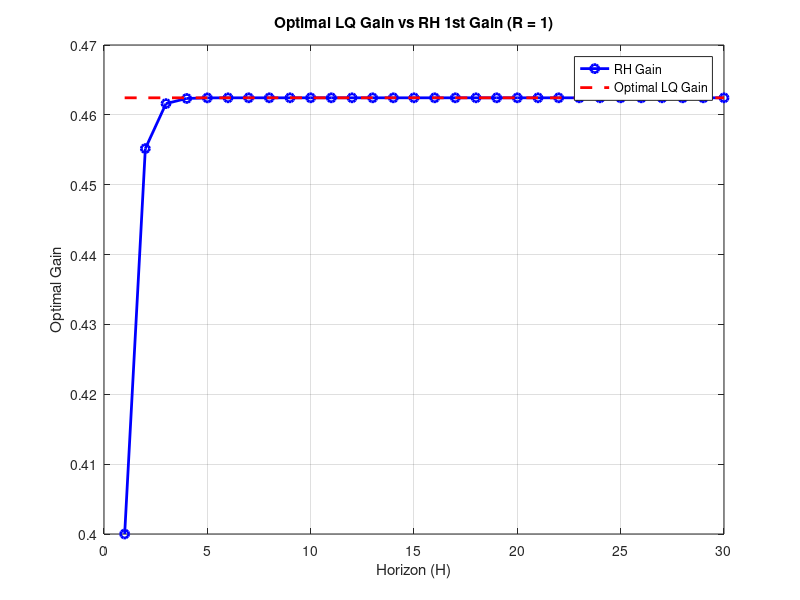
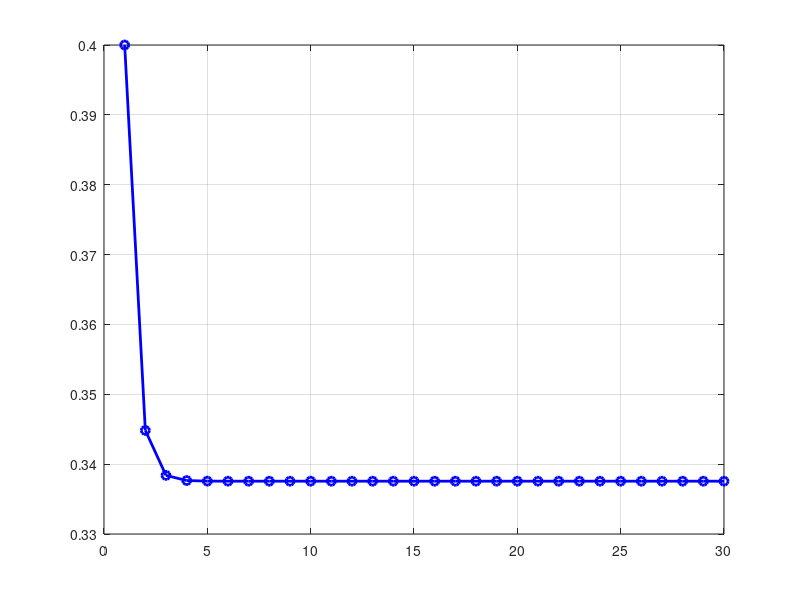

Recreate these plots in MATLAB, in order. (Note: this script raises an error after producing the figures.)
clear , clc, close all;


%% Exercise 1 - (2nd Plant) - R = 1

% Define system matrices
A = 0.8;
B = 1;
C = 1;

% Define weight matrices
Q = transpose(C) * C;
R = 1;

% Compute optimal LQ gain using dlqr
[K_LQ, S, ~] = dlqr(A, B, Q, R);

eigenvalues = eig(A - B*K_LQ);

%% Exercise 2 - (2nd Plant) - R = 1

% Initialize horizon H values
H_values = 1:30;

% Initialize arrays to store optimal RH gains
K_RH_values = zeros(size(H_values));
RH_eigenvalues = zeros(size(H_values));

% Compute optimal RH gain for each horizon value
for i = 1:length(H_values)
    H = H_values(i);
    
    % Compute matrices W and Pi
    W = zeros(H);
    Pi = zeros(1, H);
    for j = 1:H
        for k = 1:j
            W(j, k) = C * A^(j-k) * B;
        end
        Pi(j) = C * A^(j);
    end

    % Compute optimal RH gain
    M = W' * W + R * eye(H);
    K_RH = inv(M) * W' * Pi';
    K_RH_values(i) = K_RH(1);
    RH_eigenvalues(i) = eig(A - B*K_RH(1));
end

% Plot optimal RH gain as a function of H
figure;
plot(H_values, K_RH_values, 'b-o', 'LineWidth', 2);
hold on;
grid on;
optimal_LQ_gain = repmat(K_LQ, size(H_values));
plot(H_values, optimal_LQ_gain, 'r--', 'LineWidth', 2);
xlabel('Horizon (H)');
ylabel('Optimal Gain');
legend('RH Gain', 'Optimal LQ Gain');
title('Optimal LQ Gain vs RH 1st Gain (R = 1)');

%% Exercise 3 - (2nd Plant) - R = 1

figure;
plot(H_values, RH_eigenvalues, 'b-o', 'LineWidth', 2);
hold on;
grid on;
yline(1, 'r--', 'LineWidth', 2);
xlabel('Horizon (H)');
ylabel('Eigenvalues');
title('Closed-Loop eigenvalues (R = 1)');



%% Exercise 1 - (2nd Plant) - R = 10

% Define system matrices
A = 0.8;
B = 1;
C = 1;

% Define weight matrices
Q = transpose(C) * C;
R = 10;

% Compute optimal LQ gain using dlqr
[K_LQ, S, ~] = dlqr(A, B, Q, R);

eigenvalues = eig(A - B*K_LQ);

%% Exercise 2 - (2nd Plant) - R = 10

% Initialize horizon H values
H_values = 1:30;

% Initialize arrays to store optimal RH gains
K_RH_values = zeros(size(H_values));
RH_eigenvalues = zeros(size(H_values));

% Compute optimal RH gain for each horizon value
for i = 1:length(H_values)
    H = H_values(i);
    
    % Compute matrices W and Pi
    W = zeros(H);
    Pi = zeros(1, H);
    for j = 1:H
        for k = 1:j
            W(j, k) = C * A^(j-k) * B;
        end
        Pi(j) = C * A^(j);
    end

    % Compute optimal RH gain
    M = W' * W + R * eye(H);
    K_RH = inv(M) * W' * Pi';
    K_RH_values(i) = K_RH(1);
    RH_eigenvalues(i) = eig(A - B*K_RH(1));
end

% Plot optimal RH gain as a function of H
figure;
plot(H_values, K_RH_values, 'b-o', 'LineWidth', 2);
hold on;
grid on;
optimal_LQ_gain = repmat(K_LQ, size(H_values));
plot(H_values, optimal_LQ_gain, 'r--', 'LineWidth', 2);
xlabel('Horizon (H)');
ylabel('Optimal Gain');
legend('RH Gain', 'Optimal LQ Gain');
title('Optimal LQ Gain vs RH 1st Gain (R = 10)');

%% Exercise 3 - (2nd Plant) - R = 10

figure;
plot(H_values, RH_eigenvalues, 'b-o', 'LineWidth', 2);
hold on;
grid on;
yline(1, 'r--', 'LineWidth', 2);
xlabel('Horizon (H)');
ylabel('Eigenvalues');
title('Closed-Loop eigenvalues (R = 10)');

%% Exercise 1 - (2nd Plant) - R = 100

% Define system matrices
A = 0.8;
B = 1;
C = 1;

% Define weight matrices
Q = transpose(C) * C;
R = 100;

% Compute optimal LQ gain using dlqr
[K_LQ, S, ~] = dlqr(A, B, Q, R);

eigenvalues = eig(A - B*K_LQ);

%% Exercise 2 - (2nd Plant) - R = 100

% Initialize horizon H values
H_values = 1:30;

% Initialize arrays to store optimal RH gains
K_RH_values = zeros(size(H_values));
RH_eigenvalues = zeros(size(H_values));

% Compute optimal RH gain for each horizon value
for i = 1:length(H_values)
    H = H_values(i);
    
    % Compute matrices W and Pi
    W = zeros(H);
    Pi = zeros(1, H);
    for j = 1:H
        for k = 1:j
            W(j, k) = C * A^(j-k) * B;
        end
        Pi(j) = C * A^(j);
    end

    % Compute optimal RH gain
    M = W' * W + R * eye(H);
    K_RH = inv(M) * W' * Pi';
    K_RH_values(i) = K_RH(1);
    RH_eigenvalues(i) = eig(A - B*K_RH(1));
end

% Plot optimal RH gain as a function of H
figure;
plot(H_values, K_RH_values, 'b-o', 'LineWidth', 2);
hold on;
grid on;
optimal_LQ_gain = repmat(K_LQ, size(H_values));
plot(H_values, optimal_LQ_gain, 'r--', 'LineWidth', 2);
xlabel('Horizon (H)');
ylabel('Optimal Gain');
legend('RH Gain', 'Optimal LQ Gain');
title('Optimal LQ Gain vs RH 1st Gain (R = 100)');

%% Exercise 3 - (2nd Plant) - R = 100

figure;
plot(H_values, RH_eigenvalues, 'b-o', 'LineWidth', 2);
hold on;
grid on;
yline(1, 'r--', 'LineWidth', 2);
xlabel('Horizon (H)');
ylabel('Eigenvalues');
title('Closed-Loop eigenvalues (R = 100)');
